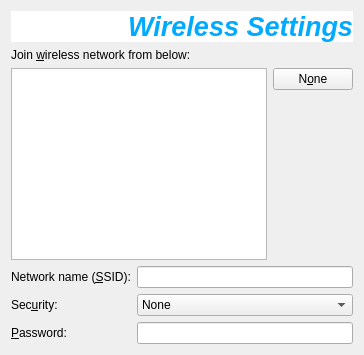
     <widget class="QWidget" name="wifiSettingsPage">
      <layout class="QFormLayout" name="formLayout_3">
       <item row="0" column="0" colspan="2">
        <widget class="QLabel" name="label_7">
         <property name="palette">
          <palette>
           <active>
            <colorrole role="WindowText">
             <brush brushstyle="SolidPattern">
              <color alpha="255">
               <red>0</red>
               <green>170</green>
               <blue>255</blue>
              </color>
             </brush>
            </colorrole>
            <colorrole role="Base">
             <brush brushstyle="SolidPattern">
              <color alpha="255">
               <red>255</red>
               <green>255</green>
               <blue>255</blue>
              </color>
             </brush>
            </colorrole>
            <colorrole role="Window">
             <brush brushstyle="SolidPattern">
              <color alpha="255">
               <red>255</red>
               <green>255</green>
               <blue>255</blue>
              </color>
             </brush>
            </colorrole>
           </active>
           <inactive>
            <colorrole role="WindowText">
             <brush brushstyle="SolidPattern">
              <color alpha="255">
               <red>0</red>
               <green>170</green>
               <blue>255</blue>
              </color>
             </brush>
            </colorrole>
            <colorrole role="Base">
             <brush brushstyle="SolidPattern">
              <color alpha="255">
               <red>255</red>
               <green>255</green>
               <blue>255</blue>
              </color>
             </brush>
            </colorrole>
            <colorrole role="Window">
             <brush brushstyle="SolidPattern">
              <color alpha="255">
               <red>255</red>
               <green>255</green>
               <blue>255</blue>
              </color>
             </brush>
            </colorrole>
           </inactive>
           <disabled>
            <colorrole role="WindowText">
             <brush brushstyle="SolidPattern">
              <color alpha="255">
               <red>119</red>
               <green>119</green>
               <blue>119</blue>
              </color>
             </brush>
            </colorrole>
            <colorrole role="Base">
             <brush brushstyle="SolidPattern">
              <color alpha="255">
               <red>255</red>
               <green>255</green>
               <blue>255</blue>
              </color>
             </brush>
            </colorrole>
            <colorrole role="Window">
             <brush brushstyle="SolidPattern">
              <color alpha="255">
               <red>255</red>
               <green>255</green>
               <blue>255</blue>
              </color>
             </brush>
            </colorrole>
           </disabled>
          </palette>
         </property>
         <property name="font">
          <font>
           <pointsize>20</pointsize>
           <weight>75</weight>
           <italic>true</italic>
           <bold>true</bold>
          </font>
         </property>
         <property name="autoFillBackground">
          <bool>true</bool>
         </property>
         <property name="text">
          <string>Wireless Settings</string>
         </property>
         <property name="alignment">
          <set>Qt::AlignRight|Qt::AlignTrailing|Qt::AlignVCenter</set>
         </property>
         <property name="margin">
          <number>0</number>
         </property>
        </widget>
       </item>
       <item row="1" column="0" colspan="2">
        <widget class="QLabel" name="label_8">
         <property name="text">
          <string>Join &amp;wireless network from below:</string>
         </property>
         <property name="buddy">
          <cstring>listView</cstring>
         </property>
        </widget>
       </item>
       <item row="2" column="0" colspan="2">
        <layout class="QHBoxLayout" name="horizontalLayout_2">
         <item>
          <widget class="QListView" name="listView"/>
         </item>
         <item>
          <layout class="QVBoxLayout" name="verticalLayout_3">
           <item>
            <widget class="QPushButton" name="wifiNoneBtn">
             <property name="text">
              <string>N&amp;one</string>
             </property>
            </widget>
           </item>
           <item>
            <spacer name="verticalSpacer">
             <property name="orientation">
              <enum>Qt::Vertical</enum>
             </property>
             <property name="sizeHint" stdset="0">
              <size>
               <width>20</width>
               <height>40</height>
              </size>
             </property>
            </spacer>
           </item>
          </layout>
         </item>
        </layout>
       </item>
       <item row="3" column="0">
        <widget class="QLabel" name="label_9">
         <property name="text">
          <string>Network name (&amp;SSID):</string>
         </property>
         <property name="buddy">
          <cstring>wifiSSIDlineEdit</cstring>
         </property>
        </widget>
       </item>
       <item row="3" column="1">
        <widget class="QLineEdit" name="wifiSSIDlineEdit"/>
       </item>
       <item row="4" column="0">
        <widget class="QLabel" name="label_10">
         <property name="text">
          <string>Sec&amp;urity:</string>
         </property>
         <property name="buddy">
          <cstring>wifiSecurityComboBox</cstring>
         </property>
        </widget>
       </item>
       <item row="4" column="1">
        <widget class="QComboBox" name="wifiSecurityComboBox">
         <item>
          <property name="text">
           <string>None</string>
          </property>
         </item>
         <item>
          <property name="text">
           <string>WEP</string>
          </property>
         </item>
         <item>
          <property name="text">
           <string>WPA</string>
          </property>
         </item>
         <item>
          <property name="text">
           <string>WPA2</string>
          </property>
         </item>
        </widget>
       </item>
       <item row="5" column="0">
        <widget class="QLabel" name="label_11">
         <property name="text">
          <string>&amp;Password:</string>
         </property>
         <property name="buddy">
          <cstring>wifiPassLineEdit</cstring>
         </property>
        </widget>
       </item>
       <item row="5" column="1">
        <widget class="QLineEdit" name="wifiPassLineEdit">
         <property name="echoMode">
          <enum>QLineEdit::Password</enum>
         </property>
        </widget>
       </item>
      </layout>
     </widget>
